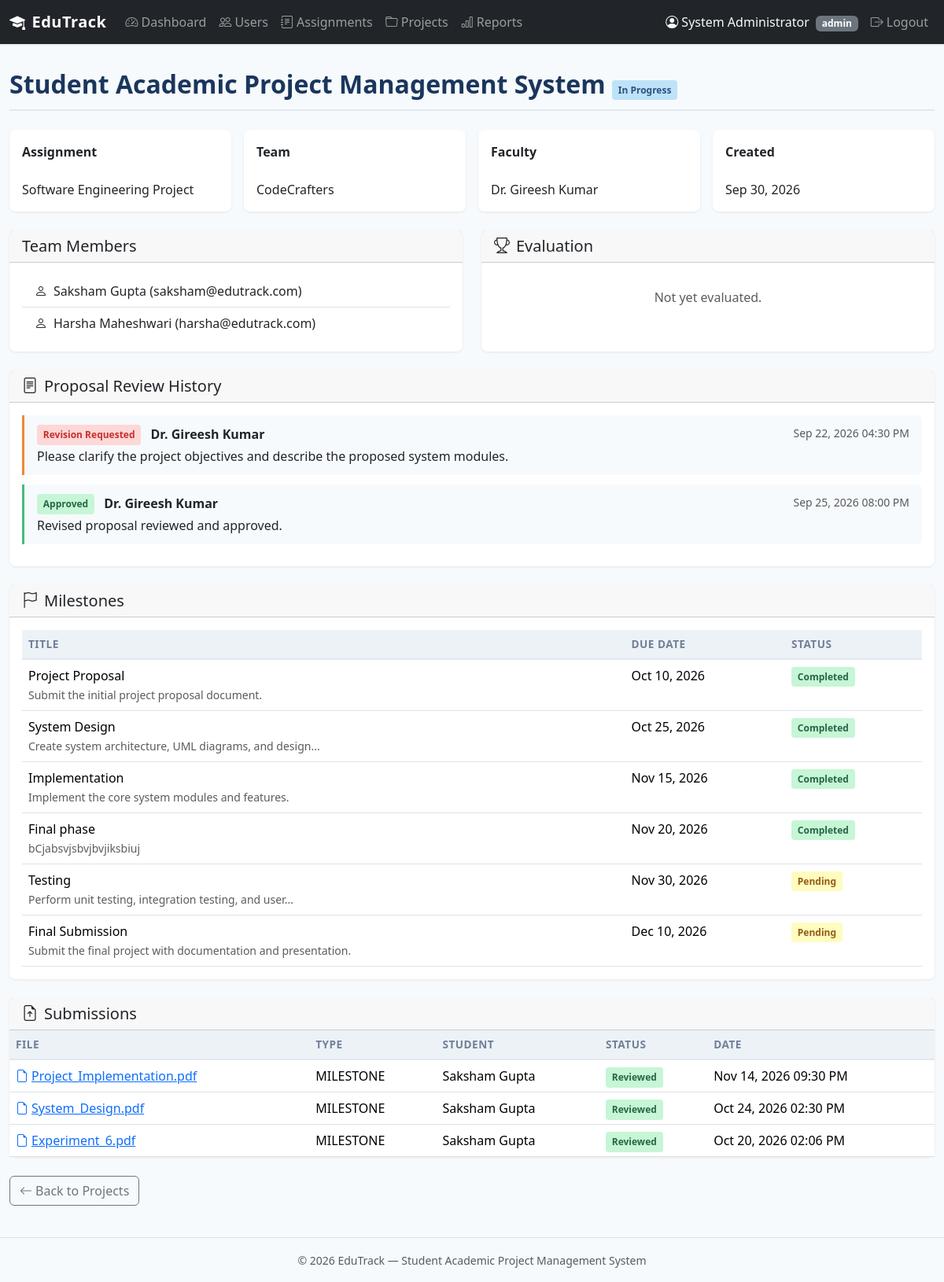
Screenshot of /admin/project/1 (signed in) with the database file from the repository.
### tables this page shows
CREATE TABLE projects (
    project_id INTEGER PRIMARY KEY AUTOINCREMENT,
    assignment_id INTEGER NOT NULL,
    team_id INTEGER NOT NULL,
    faculty_id INTEGER NOT NULL,
    title TEXT NOT NULL,
    description TEXT,
    status TEXT NOT NULL DEFAULT 'DRAFT' CHECK(status IN ('DRAFT', 'UNDER_REVIEW', 'REVISION_REQUESTED', 'APPROVED', 'IN_PROGRESS', 'COMPLETED')),
    submitted_at TIMESTAMP,
    approved_at TIMESTAMP,
    completed_at TIMESTAMP,
    created_at TIMESTAMP DEFAULT CURRENT_TIMESTAMP,
    updated_at TIMESTAMP DEFAULT CURRENT_TIMESTAMP,
    FOREIGN KEY (assignment_id) REFERENCES assignments(assignment_id),
    FOREIGN KEY (team_id) REFERENCES teams(team_id),
    FOREIGN KEY (faculty_id) REFERENCES users(user_id)
);

CREATE TABLE assignments (
    assignment_id INTEGER PRIMARY KEY AUTOINCREMENT,
    title TEXT NOT NULL,
    description TEXT,
    instructions TEXT,
    faculty_id INTEGER NOT NULL,
    deadline TEXT,
    status TEXT NOT NULL DEFAULT 'OPEN' CHECK(status IN ('OPEN', 'CLOSED')),
    created_at TIMESTAMP DEFAULT CURRENT_TIMESTAMP,
    updated_at TIMESTAMP DEFAULT CURRENT_TIMESTAMP,
    FOREIGN KEY (faculty_id) REFERENCES users(user_id)
);

CREATE TABLE teams (
    team_id INTEGER PRIMARY KEY AUTOINCREMENT,
    team_name TEXT NOT NULL,
    created_by INTEGER NOT NULL,
    created_at TIMESTAMP DEFAULT CURRENT_TIMESTAMP,
    FOREIGN KEY (created_by) REFERENCES users(user_id)
);

CREATE TABLE users (
    user_id INTEGER PRIMARY KEY AUTOINCREMENT,
    name TEXT NOT NULL,
    email TEXT UNIQUE NOT NULL,
    password_hash TEXT NOT NULL,
    role TEXT NOT NULL CHECK(role IN ('student', 'faculty', 'admin')),
    is_active INTEGER NOT NULL DEFAULT 1,
    created_at TIMESTAMP DEFAULT CURRENT_TIMESTAMP
);

CREATE TABLE proposal_reviews (
    review_id INTEGER PRIMARY KEY AUTOINCREMENT,
    project_id INTEGER NOT NULL,
    faculty_id INTEGER NOT NULL,
    decision TEXT NOT NULL CHECK(decision IN ('REVISION_REQUESTED', 'APPROVED')),
    comment TEXT,
    created_at TIMESTAMP DEFAULT CURRENT_TIMESTAMP,
    FOREIGN KEY (project_id) REFERENCES projects(project_id),
    FOREIGN KEY (faculty_id) REFERENCES users(user_id)
);

CREATE TABLE milestones (
    milestone_id INTEGER PRIMARY KEY AUTOINCREMENT,
    project_id INTEGER NOT NULL,
    title TEXT NOT NULL,
    description TEXT,
    due_date TEXT,
    status TEXT NOT NULL DEFAULT 'PENDING' CHECK(status IN ('PENDING', 'SUBMITTED', 'COMPLETED')),
    created_at TIMESTAMP DEFAULT CURRENT_TIMESTAMP,
    updated_at TIMESTAMP DEFAULT CURRENT_TIMESTAMP,
    FOREIGN KEY (project_id) REFERENCES projects(project_id)
);

CREATE TABLE submissions (
    submission_id INTEGER PRIMARY KEY AUTOINCREMENT,
    project_id INTEGER NOT NULL,
    milestone_id INTEGER,
    submitted_by INTEGER NOT NULL,
    original_filename TEXT,
    stored_filename TEXT,
    file_path TEXT,
    description TEXT,
    submission_type TEXT NOT NULL CHECK(submission_type IN ('MILESTONE', 'FINAL')),
    status TEXT NOT NULL DEFAULT 'SUBMITTED' CHECK(status IN ('SUBMITTED', 'REVIEWED')),
    submitted_at TIMESTAMP DEFAULT CURRENT_TIMESTAMP,
    FOREIGN KEY (project_id) REFERENCES projects(project_id),
    FOREIGN KEY (milestone_id) REFERENCES milestones(milestone_id),
    FOREIGN KEY (submitted_by) REFERENCES users(user_id)
);

### routes/admin.py (the view)
@admin_bp.route('/project/<int:project_id>')
@role_required('admin')
def project_detail(project_id):
    project = query_db('''
        SELECT p.*, a.title AS assignment_title, t.team_name, u.name AS faculty_name
        FROM projects p
        JOIN assignments a ON p.assignment_id = a.assignment_id
        JOIN teams t ON p.team_id = t.team_id
        JOIN users u ON p.faculty_id = u.user_id
        WHERE p.project_id = ?
    ''', [project_id], one=True)
    if not project:
        flash('Project not found.', 'danger')
        return redirect(url_for('admin.projects'))
    team_members = query_db('''
        SELECT u.name, u.email
        FROM users u JOIN team_members tm ON u.user_id = tm.student_id
        WHERE tm.team_id = ?
    ''', [project['team_id']])
    reviews = query_db('''
        SELECT pr.*, u.name AS faculty_name
        FROM proposal_reviews pr JOIN users u ON pr.faculty_id = u.user_id
        WHERE pr.project_id = ? ORDER BY pr.created_at ASC
    ''', [project_id])
    milestones = query_db(
        'SELECT * FROM milestones WHERE project_id = ? ORDER BY due_date ASC',
        [project_id]
    )
    submissions = query_db('''
        SELECT s.*, m.title AS milestone_title, u.name AS student_name
        FROM submissions s
        LEFT JOIN milestones m ON s.milestone_id = m.milestone_id
        JOIN users u ON s.submitted_by = u.user_id
        WHERE s.project_id = ?
        ORDER BY s.submitted_at DESC
    ''', [project_id])
    evaluation = query_db(
        'SELECT e.*, u.name AS faculty_name FROM evaluations e '
        'JOIN users u ON e.faculty_id = u.user_id WHERE e.project_id = ?',
        [project_id], one=True
    )
    return render_template(
        'admin/project_detail.html',
        project=project, team_members=team_members, reviews=reviews,
        milestones=milestones, submissions=submissions, evaluation=evaluation
    )

### db.py (called while the page is built)
def get_db():
    if 'db' not in g:
        g.db = sqlite3.connect(
            current_app.config['DATABASE'],
            detect_types=sqlite3.PARSE_DECLTYPES
        )
        g.db.row_factory = sqlite3.Row
        g.db.execute('PRAGMA foreign_keys = ON')
    return g.db

def query_db(query, args=(), one=False):
    cur = get_db().execute(query, args)
    rv = cur.fetchall()
    cur.close()
    return (rv[0] if rv else None) if one else rv

### routes/__init__.py (called while the page is built)
def role_required(role):
    def decorator(f):
        @wraps(f)
        def decorated_function(*args, **kwargs):
            if 'user_id' not in session:
                flash('Please log in to access this page.', 'warning')
                return redirect(url_for('auth.login'))
            if session.get('role') != role:
                abort(403)
            return f(*args, **kwargs)
        return decorated_function
    return decorator

### routes/auth.py (called while the page is built)
@auth_bp.app_context_processor
def inject_unread_count():
    if 'user_id' in session:
        count = query_db(
            'SELECT COUNT(*) AS cnt FROM notifications WHERE user_id = ? AND is_read = 0',
            [session['user_id']], one=True
        )
        return {'unread_count': count['cnt'] if count else 0}
    return {'unread_count': 0}

### templates/admin/project_detail.html (shortened to what this page needs)
{% extends "base.html" %}
{% block content %}
<div class="page-header">
    <h2>{{ project['title'] }} <span class="badge-status {{ project['status']|status_class }}">{{ project['status']|status_display }}</span></h2>
</div>
<div class="row g-3 mb-4">
    <div class="col-md-3"><div class="card p-3"><strong>Assignment</strong><br>{{ project['assignment_title'] }}</div></div>
    <div class="col-md-3"><div class="card p-3"><strong>Team</strong><br>{{ project['team_name'] }}</div></div>
    <div class="col-md-3"><div class="card p-3"><strong>Faculty</strong><br>{{ project['faculty_name'] }}</div></div>
    <div class="col-md-3"><div class="card p-3"><strong>Created</strong><br>{{ project['created_at']|format_date }}</div></div>
</div>
<div class="row g-4 mb-4">
    <div class="col-md-6">
        <div class="card h-100">
            <div class="card-header"><h5 class="mb-0">Team Members</h5></div>
            <div class="card-body">
                <ul class="list-group list-group-flush">
                {% for m in team_members %}
                    <li class="list-group-item"><i class="bi bi-person me-2"></i>{{ m['name'] }} ({{ m['email'] }})</li>
                {% endfor %}
                </ul>
            </div>
        </div>
    </div>
    <div class="col-md-6">
        <div class="card h-100">
            <div class="card-header"><h5 class="mb-0"><i class="bi bi-trophy me-2"></i>Evaluation</h5></div>
            <div class="card-body">
                {% if evaluation %}
                <h4>Grade: <span class="text-primary">{{ evaluation['grade'] }}</span></h4>
                <p>{{ evaluation['comments'] }}</p>
                <small class="text-muted">By {{ evaluation['faculty_name'] }} on {{ evaluation['evaluated_at']|format_datetime }}</small>
                {% else %}
                <div class="empty-state py-3"><p class="mb-0 text-muted">Not yet evaluated.</p></div>
                {% endif %}
            </div>
        </div>
    </div>
</div>
<div class="card mb-4">
    <div class="card-header"><h5 class="mb-0"><i class="bi bi-file-text me-2"></i>Proposal Review History</h5></div>
    <div class="card-body">
        {% if reviews %}
        {% for r in reviews %}
        <div class="review-entry {{ 'approved' if r['decision'] == 'APPROVED' else 'revision' }}">
            <div class="d-flex justify-content-between">
                <span>
                    <span class="badge-status {{ 'badge-approved' if r['decision'] == 'APPROVED' else 'badge-revision' }}">{{ r['decision']|status_display }}</span>
                    <strong class="ms-2">{{ r['faculty_name'] }}</strong>
                </span>
                <small class="text-muted">{{ r['created_at']|format_datetime }}</small>
            </div>
            <p class="mt-1 mb-0">{{ r['comment'] }}</p>
        </div>
        {% endfor %}
        {% else %}
        <div class="empty-state py-3"><p class="mb-0 text-muted">No proposal reviews.</p></div>
        {% endif %}
    </div>
</div>
<div class="card mb-4">
    <div class="card-header"><h5 class="mb-0"><i class="bi bi-flag me-2"></i>Milestones</h5></div>
    <div class="card-body">
        {% if milestones %}
        <div class="table-responsive">
            <table class="table table-hover mb-0">
                <thead><tr><th>Title</th><th>Due Date</th><th>Status</th></tr></thead>
                <tbody>
                {% for m in milestones %}
                <tr>
                    <td>{{ m['title'] }}<br><small class="text-muted">{{ m['description']|truncate(60) if m['description'] }}</small></td>
                    <td>{{ m['due_date']|format_date }}</td>
                    <td><span class="badge-status {{ m['status']|status_class }}">{{ m['status']|status_display }}</span></td>
                </tr>
                {% endfor %}
                </tbody>
            </table>
        </div>
        {% else %}
        <div class="empty-state py-3"><p class="mb-0 text-muted">No milestones.</p></div>
        {% endif %}
    </div>
</div>
<div class="card mb-4">
    <div class="card-header"><h5 class="mb-0"><i class="bi bi-file-earmark-arrow-up me-2"></i>Submissions</h5></div>
    <div class="card-body p-0">
        {% if submissions %}
        <div class="table-responsive">
            <table class="table table-hover mb-0">
                <thead><tr><th>File</th><th>Type</th><th>Student</th><th>Status</th><th>Date</th></tr></thead>
                <tbody>
                {% for s in submissions %}
                <tr>
                    <td><a href="{{ url_for('auth.download_file', filename=s['stored_filename']) }}"><i class="bi bi-file-earmark me-1"></i>{{ s['original_filename'] }}</a></td>
                    <td>{{ s['submission_type'] }}</td>
                    <td>{{ s['student_name'] }}</td>
                    <td><span class="badge-status {{ s['status']|status_class }}">{{ s['status']|status_display }}</span></td>
                    <td>{{ s['submitted_at']|format_datetime }}</td>
                </tr>
                {% endfor %}
                </tbody>
            </table>
        </div>
        {% else %}
        <div class="empty-state py-4"><i class="bi bi-file-earmark-x"></i><p>No submissions found.</p></div>
        {% endif %}
    </div>
</div>
<a href="{{ url_for('admin.projects') }}" class="btn btn-outline-secondary"><i class="bi bi-arrow-left me-1"></i>Back to Projects</a>
{% endblock %}

### static/css/style.css (style rules this page uses)
:root { --primary: #2c5282; --primary-dark: #1a365d; --primary-light: #ebf4ff; --success: #276749; --warning: #c05621; --danger: #c53030; --gray-50: #f7fafc; --gray-100: #edf2f7; --gray-200: #e2e8f0; --gray-500: #a0aec0; --gray-600: #718096; --gray-700: #4a5568; --gray-800: #2d3748; --gray-900: #1a202c; }
body { font-family: 'Segoe UI', system-ui, -apple-system, sans-serif; background: var(--gray-50); color: var(--gray-800); min-height: 100vh; }
.card { border: none; border-radius: .5rem; box-shadow: 0 1px 3px rgba(0,0,0,.08); transition: box-shadow .2s; }
.badge-status { font-size: .75rem; padding: .35em .65em; border-radius: .25rem; font-weight: 600; }
.badge-revision { background: #fed7d7; color: var(--danger); }
.badge-approved { background: #c6f6d5; color: var(--success); }
.badge-in-progress { background: #bee3f8; color: var(--primary); }
.badge-completed { background: #c6f6d5; color: var(--success); }
.badge-pending { background: #fefcbf; color: #975a16; }
.badge-reviewed { background: #c6f6d5; color: var(--success); }
.table th { background: var(--gray-100); font-size: .85rem; text-transform: uppercase; letter-spacing: .5px; color: var(--gray-600); border-bottom: 2px solid var(--gray-200); }
.page-header { margin-bottom: 1.5rem; padding-bottom: .75rem; border-bottom: 2px solid var(--gray-200); }
.page-header h2 { font-weight: 700; color: var(--primary-dark); margin: 0; }
.empty-state { text-align: center; padding: 3rem 1rem; color: var(--gray-500); }
.review-entry { border-left: 3px solid var(--gray-200); padding: .75rem 1rem; margin-bottom: .75rem; background: var(--gray-50); border-radius: 0 .375rem .375rem 0; }
.review-entry.approved { border-left-color: #48bb78; }
.review-entry.revision { border-left-color: #ed8936; }

### rows the page displays
projects: title "Student Academic Project Management System", status|status_display "In Progress", created_at "Sep 30, 2026"
assignments: assignment_title "Software Engineering Project"
teams: team_name "CodeCrafters"
users: faculty_name "Dr. Gireesh Kumar"
users: name "Saksham Gupta", email "saksham@edutrack.com"
users: name "Harsha Maheshwari", email "harsha@edutrack.com"
proposal_reviews: decision|status_display "Revision Requested", faculty_name "Dr. Gireesh Kumar", created_at "Sep 22, 2026 04:30 PM", comment "Please clarify the project objectives and describe the proposed system modules."
proposal_reviews: decision|status_display "Approved", faculty_name "Dr. Gireesh Kumar", created_at "Sep 25, 2026 08:00 PM", comment "Revised proposal reviewed and approved."
milestones: title "Project Proposal", description "Submit the initial project proposal document.", due_date "Oct 10, 2026", status|status_display "Completed"
milestones: title "System Design", description "Create system architecture, UML diagrams, and design...", due_date "Oct 25, 2026", status|status_display "Completed"
milestones: title "Implementation", description "Implement the core system modules and features.", due_date "Nov 15, 2026", status|status_display "Completed"
milestones: title "Final phase", description "bCjabsvjsbvjbvjiksbiuj", due_date "Nov 20, 2026", status|status_display "Completed"
milestones: title "Testing", description "Perform unit testing, integration testing, and user...", due_date "Nov 30, 2026", status|status_display "Pending"
milestones: title "Final Submission", description "Submit the final project with documentation and presentation.", due_date "Dec 10, 2026", status|status_display "Pending"
submissions: original_filename "Project_Implementation.pdf", submission_type "MILESTONE", student_name "Saksham Gupta", status|status_display "Reviewed", submitted_at "Nov 14, 2026 09:30 PM"
submissions: original_filename "System_Design.pdf", submission_type "MILESTONE", student_name "Saksham Gupta", status|status_display "Reviewed", submitted_at "Oct 24, 2026 02:30 PM"
submissions: original_filename "Experiment_6.pdf", submission_type "MILESTONE", student_name "Saksham Gupta", status|status_display "Reviewed", submitted_at "Oct 20, 2026 02:06 PM"

### other values shown
{{ session.get('user_name', '') }} "System Administrator"
{{ session.get('role', '') }} "admin"
